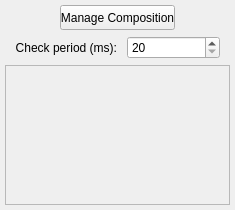
<?xml version="1.0" encoding="UTF-8"?>
<ui version="4.0">
 <class>TFCompositeModifier</class>
 <widget class="QWidget" name="TFCompositeModifier">
  <property name="geometry">
   <rect>
    <x>0</x>
    <y>0</y>
    <width>235</width>
    <height>210</height>
   </rect>
  </property>
  <property name="minimumSize">
   <size>
    <width>235</width>
    <height>210</height>
   </size>
  </property>
  <property name="windowTitle">
   <string>Form</string>
  </property>
  <widget class="QScrollArea" name="scrollArea">
   <property name="geometry">
    <rect>
     <x>5</x>
     <y>65</y>
     <width>225</width>
     <height>140</height>
    </rect>
   </property>
   <property name="verticalScrollBarPolicy">
    <enum>Qt::ScrollBarAsNeeded</enum>
   </property>
   <property name="horizontalScrollBarPolicy">
    <enum>Qt::ScrollBarAsNeeded</enum>
   </property>
   <property name="widgetResizable">
    <bool>true</bool>
   </property>
   <widget class="QWidget" name="scrollAreaWidgetContents">
    <property name="geometry">
     <rect>
      <x>0</x>
      <y>0</y>
      <width>223</width>
      <height>138</height>
     </rect>
    </property>
   </widget>
  </widget>
  <widget class="QWidget" name="manageWidget" native="true">
   <property name="geometry">
    <rect>
     <x>5</x>
     <y>35</y>
     <width>225</width>
     <height>25</height>
    </rect>
   </property>
   <layout class="QHBoxLayout" name="manageLayout">
    <property name="spacing">
     <number>10</number>
    </property>
    <property name="leftMargin">
     <number>10</number>
    </property>
    <property name="topMargin">
     <number>0</number>
    </property>
    <property name="rightMargin">
     <number>10</number>
    </property>
    <property name="bottomMargin">
     <number>0</number>
    </property>
    <item>
     <widget class="QLabel" name="label">
      <property name="minimumSize">
       <size>
        <width>90</width>
        <height>0</height>
       </size>
      </property>
      <property name="text">
       <string>Check period (ms):</string>
      </property>
      <property name="alignment">
       <set>Qt::AlignRight|Qt::AlignTrailing|Qt::AlignVCenter</set>
      </property>
     </widget>
    </item>
    <item>
     <widget class="QSpinBox" name="delaySpin">
      <property name="minimumSize">
       <size>
        <width>55</width>
        <height>0</height>
       </size>
      </property>
      <property name="minimum">
       <number>20</number>
      </property>
      <property name="maximum">
       <number>100000</number>
      </property>
      <property name="singleStep">
       <number>10</number>
      </property>
     </widget>
    </item>
   </layout>
  </widget>
  <widget class="QPushButton" name="manageButton">
   <property name="geometry">
    <rect>
     <x>60</x>
     <y>5</y>
     <width>115</width>
     <height>25</height>
    </rect>
   </property>
   <property name="minimumSize">
    <size>
     <width>115</width>
     <height>25</height>
    </size>
   </property>
   <property name="maximumSize">
    <size>
     <width>115</width>
     <height>25</height>
    </size>
   </property>
   <property name="text">
    <string>Manage Composition</string>
   </property>
  </widget>
 </widget>
 <resources/>
 <connections/>
</ui>
